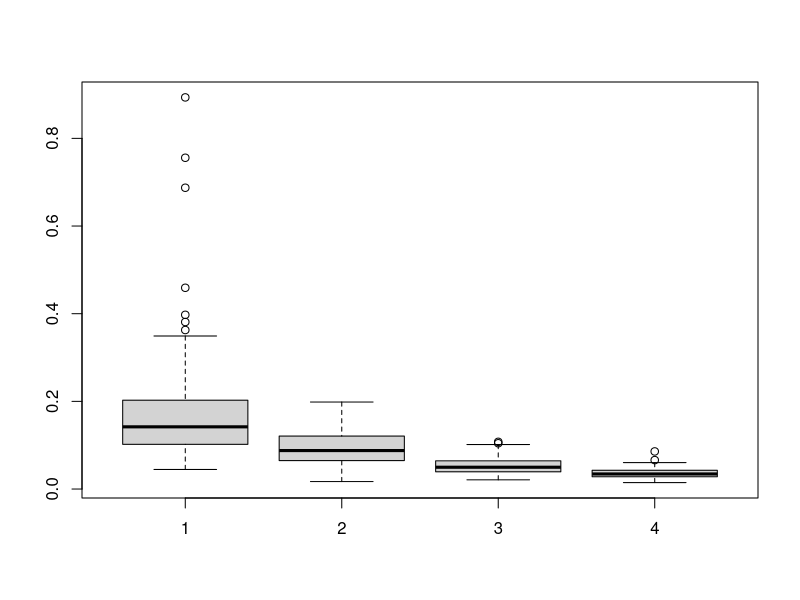
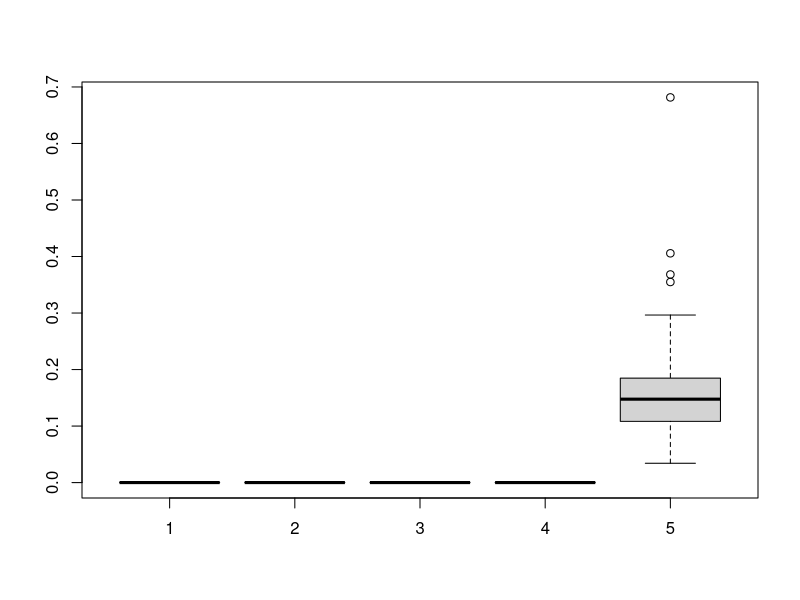

Recreate these plots in R, in order.

##########
#gyak4
##########

#surusegfv becslesnel: konvergencia vizsgalata 
n=c(10,40,160,640)
est=matrix(0,100,4)
for(j in 1:100) {
  for (i in 1:length(n)) {
    x=rnorm(n[i])
    yy=density(x,adjust=1.2)
    yd=yy$y
    xd=yy$x
    est[j,i]=max(abs(yd-dnorm(xd)))
  }
}

#HF1:
#a/ hogyan tudnánk ábrázolni?
boxplot(est)

#b/ nézzük meg különböző adjust értékekre és nézzük meg, melyik a legjobb
n=10
adj=c(0.5,1,1.2,1.5,2)
est=matrix(0,100,length(adj))
for(j in 1:100) {
  #for (i in 1:length(n)) {
  for (i in length(adj)) {
    x=rnorm(n)
    yy=density(x,adjust=adj[i])
    yd=yy$y
    xd=yy$x
    est[j,i]=max(abs(yd-dnorm(xd)))
  }
}
boxplot(est)

###
#Cauchy pelda
####

# neg log likelihood sfvbol
mlogl <- function(mu, x) {
  sum(-dcauchy(x, location = mu, log = TRUE))
}
# es kepletbol
mlogl2 <- function(mu, x) {
  sum(log(1 + (x - mu)^2))
}
#reprodukalhato legyen a szimulacio
n <- 30
set.seed(42)
x <- rcauchy(n)
#µ=0 de mi becsuljuk

mu.start <- median(x)
mu.start
#[1] -0.1955062
out <- nlm(mlogl, mu.start, x = x)
mu.hat <- out$estimate
mu.hat
#[1] -0.1816501
#masikbol
out2 <- nlm(mlogl2, mu.start, x = x)
mu.hat <- out$estimate
mu.hat
#[1] -0.1816501
#ugyanaz
############
# Szimulacio: melyik a jobb: a median vagy az ML becsles
nsim <- 100
mu.hat=rep(0,times=n)
mu.twiddle=mu.hat
mu.atl=mu.hat
mu <- 0
for (i in 1:nsim) {
  xsim <- rcauchy(n, location = mu)
  mu.start <- median(xsim)
  out <- nlm(mlogl, mu.start, x = xsim)
  mu.hat[i] <- out$estimate
  mu.twiddle[i] <- mu.start
  mu.atl[i]=mean(xsim)
}
mean((mu.hat - mu)^2)
#
mean((mu.atl - mu)^2)
mean((mu.twiddle - mu)^2)
#HF2: tehát akkor melyik is a jobb és mennyivel?